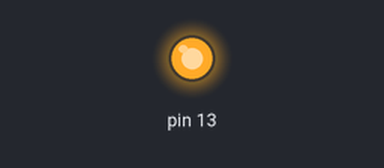
Simulated run of this sketch. Board: Arduino Uno, built with avr-gcc and run on an emulated ATmega328P. Shown: output pins drawn as LEDs (lit = HIGH).

Above: at 1.12 s.
At 3.8 s:
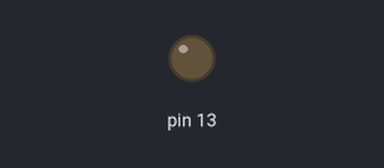
Timing chart, 0 to 5.8 s (numbered marks = the images above):
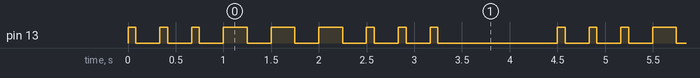

Measured:
- by itself, pin 13: repeats every 4.5 s: 2 × (LOW 0.25 s, HIGH 0.08 s), 3 × (LOW 0.25 s, HIGH 0.25 s), 3 × (LOW 0.25 s, HIGH 0.08 s), LOW 1.3 s, HIGH 0.08 s
- by itself, everything shown: repeats every 4.5 s, in 18 steps

The sketch:

SOS.ino
```cpp
int dot = 83;
int dash = 250;
int done = 1000;

void setup() {
  // put your setup code here, to run once:
  pinMode(13, OUTPUT);
}

void loop() {
  // put your main code here, to run repeatedly:
  dot_();
  dot_();
  dot_();
  dash_();
  dash_();
  dash_();
  dot_();
  dot_();
  dot_();
  delay(done);
}

void dot_(void)
{
  digitalWrite(13, HIGH);
  delay(dot);
  digitalWrite(13, LOW);
  delay(dash);
  return;
}

void dash_(void)
{
  digitalWrite(13, HIGH);
  delay(dash);
  digitalWrite(13, LOW);
  delay(dash);
  return;
}
```
